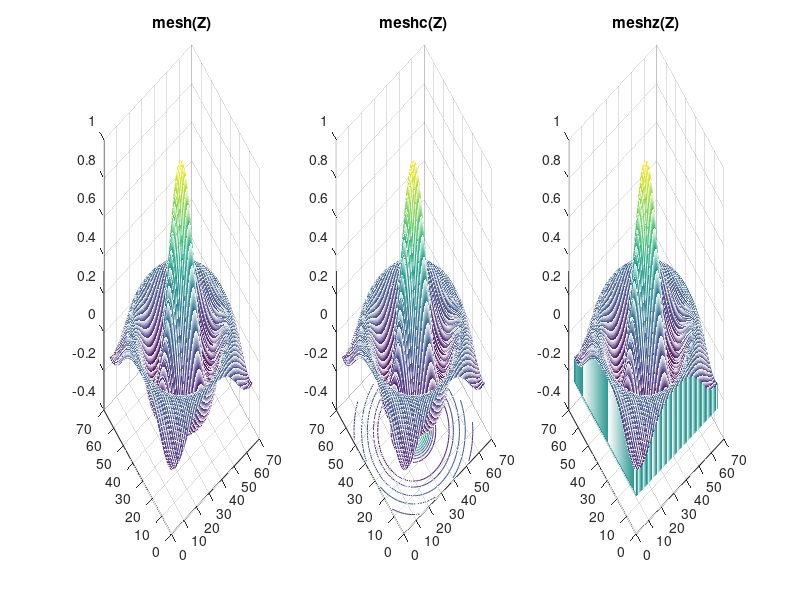

MATLAB code to generate this figure:
x = -8:.25:8;
y = x;
[X,Y] = meshgrid(x,y);
R = sqrt(X.^2+Y.^2)+eps;
Z = sin(R)./R;
subplot(1,3,1)
mesh(Z)
title('mesh(Z)');
subplot(1,3,2)
meshc(Z)
title('meshc(Z)');
subplot(1,3,3)
meshz(Z)
title('meshz(Z)');